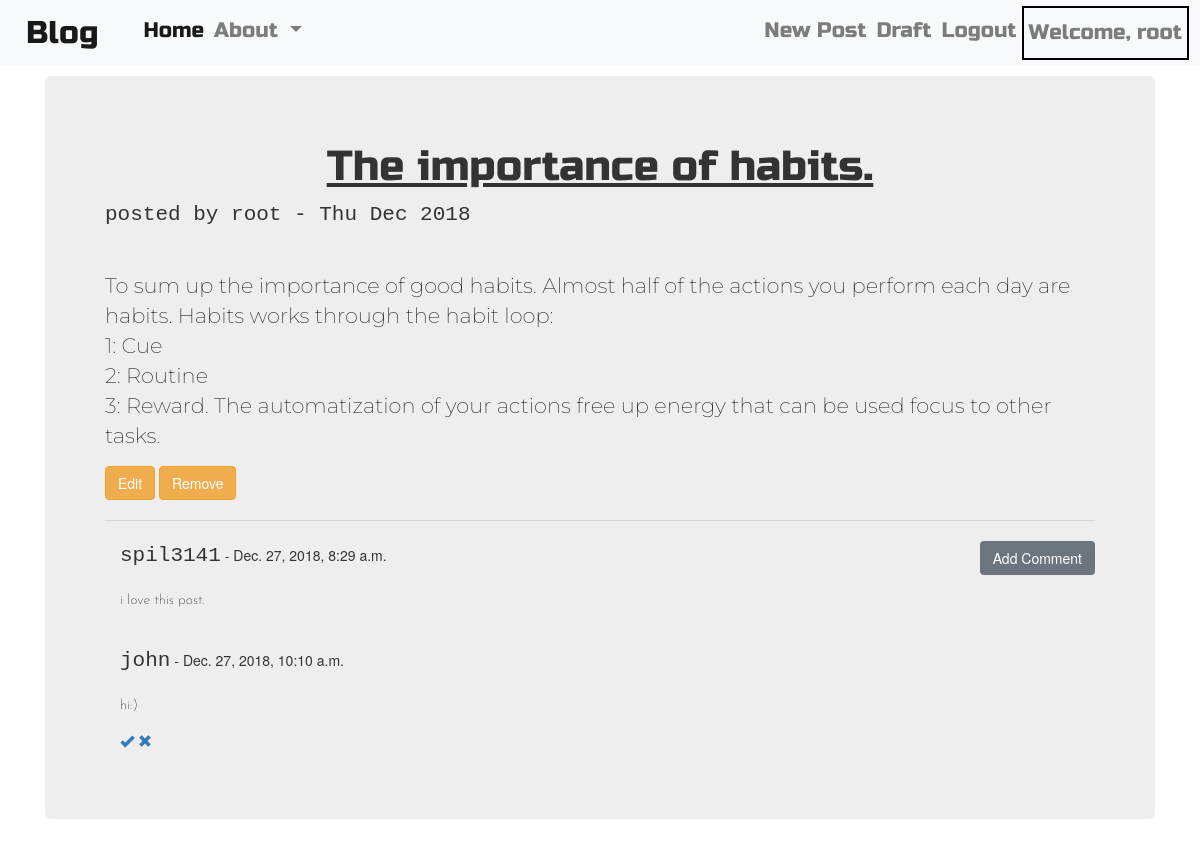
Page /post/13 (signed in) on the committed database.
### Blog/models.py (models this page shows, shortened)
class Post(models.Model):
    author = models.ForeignKey("auth.User", on_delete=models.CASCADE)
    title = models.CharField(max_length = 100)
    text = models.TextField()
    create_date = models.DateTimeField(default=timezone.now())
    published_date = models.DateTimeField(blank=True, null=True)

class Comment(models.Model):
    post = models.ForeignKey("Blog.Post",
                             related_name = "comments",
                             on_delete=models.CASCADE
                             )
    author = models.CharField(max_length=50)
    text = models.TextField()
    created_date = models.DateTimeField(default= timezone.now())
    approved_comment = models.BooleanField(default=False)

### Blog/views.py (the view)
# urls.py: url(r"^post/(?P<pk>\d+)$", views.PostDetailView.as_view(), name = "Post_Detail_Page"),
class PostDetailView(DetailView):
    model = Post
    context_object_name = "post_detail"

### Blog/templates/Blog/post_detail.html
{% extends "Blog/base.html" %}
{% block body_block %}
<div class="jumbotron">
  <h2 class="posttitle"><u>{{post_detail.title}}</u></h2>
  {% if post_detail.published_date %}
    <span class="commentusername">posted by {{ post_detail.author}} - {{post_detail.published_date|date:"D M Y"}}</span>
  {% else %}
    <a class="btn btn-warning" href="{% url 'Blog:Post_Publish_Page' pk=post_detail.pk %}">Publish</a>
  {% endif %}
  <div class="postcontent">
    <hr>
    <p class="loader" >{{post_detail.text|safe|linebreaksbr}}</p>
  </div>
  <div class="edit remove">
    {% if user.is_authenticated %}
      <a class="btn btn-warning" href="{% url 'Blog:Post_Update_Page' pk=post_detail.pk %}">Edit</a>
      <a class="btn btn-warning" href="{% url 'Blog:Post_Delete_Page' pk=post_detail.pk %}">Remove</a>
    {% endif%}
  </div>
  <hr>
  <div class="container">
    <a class="btn btn-secondary navbar-right" href="{% url 'Blog:Comment_Add_Page' pk=post_detail.pk %}">Add Comment</a>
      {% for comment in post_detail.comments.all %}
        {% if user.is_authenticated or comment.approved_comment %}
            {% if comment.approved_comment %}
            <div class="comments">
              <span class="commentusername">{{ comment.author }}</span>
              -
              <span>{{ comment.created_date }}</span>
              <br><br>
              <p id="commentcontent11" >{{ comment.text|safe|linebreaksbr}}</p>
              <br>
            </div>
            {% endif %}
            {% if not comment.approved_comment %}
            <div class="comments">
              <span class="commentusername">{{ comment.author }}</span>
              -
              <span>{{ comment.created_date }}</span>
              <br><br>
              <p id="commentcontent11" >{{ comment.text|safe|linebreaksbr}}</p>
              <a href="{% url 'Blog:Comment_Approve_Page' pk=comment.pk %}"><span class="glyphicon glyphicon-ok"></span></a>
              <a href="{% url 'Blog:Comment_Approve_Page' pk=comment.pk %}"><span class="glyphicon glyphicon-remove"></span></a>
              <br><br>
            </div>
            {% endif%}
        {% endif%}
      {% empty %}
        <p>No Comments</p>
      {% endfor %}
  </div>
</div>
{% endblock %}

### Blog/templates/Blog/base.html (shortened to what this page needs)
<!DOCTYPE html>
{% load staticfiles %}
<html lang="en" dir="ltr">
  <head>
    <link rel="stylesheet" href="https://stackpath.bootstrapcdn.com/bootstrap/4.1.3/css/bootstrap.min.css">
    <link rel="stylesheet" href="https://maxcdn.bootstrapcdn.com/bootstrap/3.3.7/css/bootstrap.min.css">
    <link rel="stylesheet" href="//cdn.jsdelivr.net/npm/medium-editor@latest/dist/css/medium-editor.min.css" type="text/css" media="screen" charset="utf-8">
    <link rel="stylesheet" href="{% static 'Blog/CSS/base.css' %}">
  </head>
  <body>
      <nav class="navbar navbar-expand-lg navbar-light bg-light techfont">
        <a class="bigbrand navbar-brand" href="#">Blog</a>
        <div class="collapse navbar-collapse" id="navbarSupportedContent">
          <ul class="navbar-nav navbar-left">
            <li class="nav-item active">
              <a class="nav-link" href="{% url 'Blog:Post_List_Page' %}">Home <span class="sr-only">(current)</span></a>
            </li>
            <li class=" nav-item dropdown">
              <a class="nav-link dropdown-toggle" href="#" id="navbarDropdown" role="button" data-toggle="dropdown" aria-haspopup="true" aria-expanded="false">
                About
              </a>
            </li>
          </ul>
          <ul class="nav navbar-nav navbar-right loader">
            {% if user.is_authenticated %}
              <li class=nav-item>
                <a class="nav-link" href="{% url 'Blog:Post_Create_Page' %}">New Post</a>
              </li>
              <li class=nav-item>
                <a class="nav-link" href="{% url 'Blog:Post_Draft_Page' %}">Draft</a>
              </li>
              <li class=nav-item>
                <a class="nav-link" href="{% url 'Logout_Page' %}">Logout</a>
              </li>
              <li class="nav-item" style="border: 2px solid black;">
                <a class="nav-link">Welcome, {{user.username}}</a>
              </li>
            {% else %}
            <li class="nav-item"4>
              <a href="{% url 'Login_Page' %}">
                <span class="glyphicon glyphicon-user"></span>
              </a>
            </li>
            {% endif %}
          </ul>
        </div>
      </nav>
      <div class="container">
        {% block body_block %}{% endblock %}
      </div>
  </body>
</html>

### Blog/static/Blog/CSS/base.css (style rules this page uses)
.techfont { font-family: 'Russo One', sans-serif; font-size: 1.5em; margin-bottom: 10px; }
.posttitle { font-family: 'Russo One', sans-serif; font-size: 3em; text-align: center; }
.commentusername { font-family: monospace; font-size:1.5em; }
#commentcontent11 { font-family: 'Josefin Sans', sans-serif; font-size:1em; }
.postcontent { font-family: 'Montserrat'; font-size: 1.5em; }
.bigbrand { font-size: 1.5em; }
.loader { filter:hue-rotate(0deg); color: linear-gradient(45deg,#0f8,#08f); animation:hue 1000ms infinite linear; }

### rows in the picture
Post: title "The importance of habits.", author "root", published_date "Thu Dec 2018", text "To sum up the importance of good habits. Almost half of the actions you perform each day are habits. Habits works through the habit loop: 1: Cue 2: Routine 3: Reward. The automatization of your actions free up energy that can be used focus to other tasks."
Comment: author "spil3141", created_date "Dec. 27, 2018, 8:29 a.m.", text "i love this post."
Comment: author "john", created_date "Dec. 27, 2018, 10:10 a.m.", text "hi:)"

### other values in the picture
{{ user.username }} "root"
